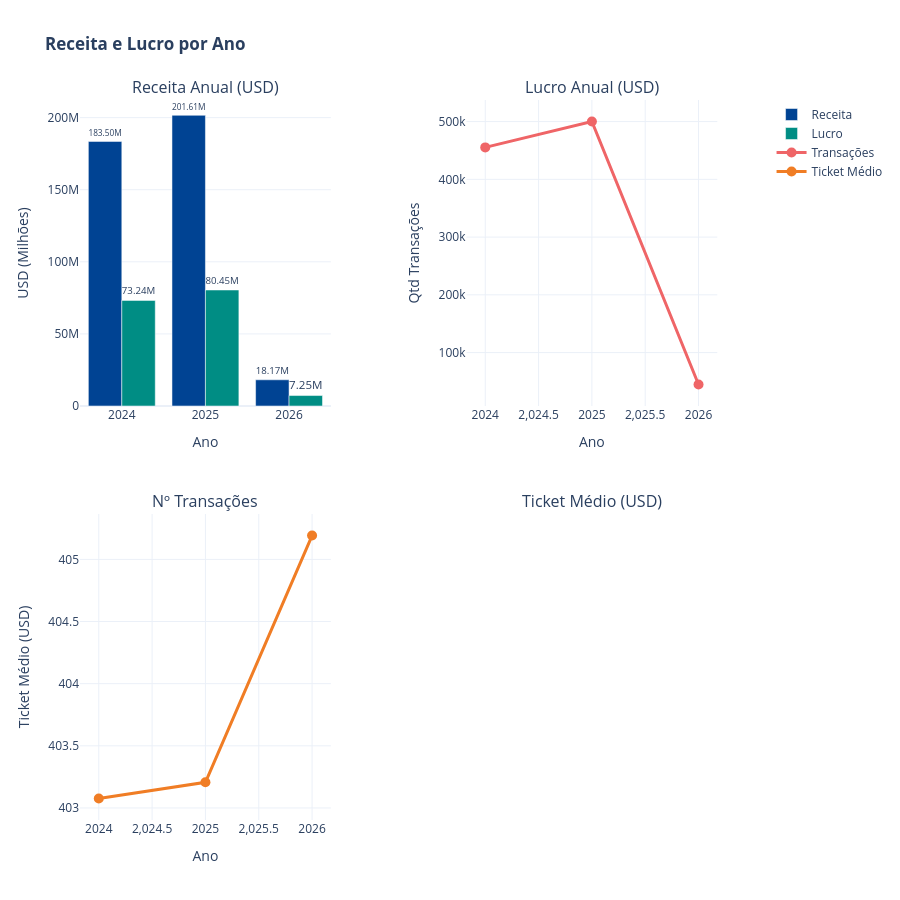

Notebook source saved alongside this figure:
### Code cell
# Receita e lucro por ano

receita_ano = df.groupby('order_year').agg(
    receita=('total_price_usd', 'sum'),
    lucro=('profit_usd', 'sum'),
    transacoes=('order_id', 'count'),
    ticket_medio=('total_price_usd', 'mean')
).reset_index()

fig = make_subplots(
    rows=2, cols=2,
    subplot_titles=('Receita Anual (USD)', 'Lucro Anual (USD)',
                    'Nº Transações', 'Ticket Médio (USD)'),
    vertical_spacing=0.15,
    specs=[[{"secondary_y": True}, {"secondary_y": False}],
           [{"secondary_y": False}, {"secondary_y": False}]
          ]
)

# Receita por ano (barras)
fig.add_trace(
    go.Bar(x=receita_ano['order_year'], y=receita_ano['receita'],
          name='Receita', marker_color='#004393', text=receita_ano['receita'] / 1e6,
          texttemplate='%{text:.2f}M', textposition='outside'),
    row=1, col=1
)
fig.add_trace(
    go.Bar(x=receita_ano['order_year'], y=receita_ano['lucro'],
          name='Lucro', marker_color='#008D84', text=receita_ano['lucro'] / 1e6,
          texttemplate='%{text:.2f}M', textposition='outside'),
    row=1, col=1
)

# Transações por ano (linha)
fig.add_trace(
    go.Scatter(x=receita_ano['order_year'], y=receita_ano['transacoes'],
              mode='lines+markers', name='Transações',
              line=dict(color='#EF6567', width=3),
              marker=dict(size=10)),
    row=1, col=2
)

# Ticket médio por ano (linha)
fig.add_trace(
    go.Scatter(x=receita_ano['order_year'], y=receita_ano['ticket_medio'],
              mode='lines+markers', name='Ticket Médio',
              line=dict(color='#F07D25', width=3),
              marker=dict(size=10)),
    row=2, col=1
)

fig.update_layout(
    title='<b>Receita e Lucro por Ano</b>',
    height=900,
    showlegend=True,
    template='plotly_white'
)
fig.update_xaxes(title_text='Ano', row=1, col=1)
fig.update_yaxes(title_text='USD (Milhões)', row=1, col=1)
fig.update_xaxes(title_text='Ano', row=1, col=2)
fig.update_yaxes(title_text='Qtd Transações', row=1, col=2)
fig.update_xaxes(title_text='Ano', row=2, col=1)
fig.update_yaxes(title_text='Ticket Médio (USD)', row=2, col=1)
fig.show()

### Figure 1 — Plotly figure (JSON) as saved in the notebook; plotly's stock layout.template omitted (floating-point values rounded to 4 significant figures)
{"data": [{"marker": {"color": "#004393"}, "name": "Receita", "text": [183.5, 201.6, 18.17], "textposition": "outside", "texttemplate": "%{text:.2f}M", "type": "bar", "x": [2024, 2025, 2026], "xaxis": "x", "y": [183500000.0, 201600000.0, 18170000.0], "yaxis": "y"}, {"marker": {"color": "#008D84"}, "name": "Lucro", "text": [73.24, 80.45, 7.255], "textposition": "outside", "texttemplate": "%{text:.2f}M", "type": "bar", "x": [2024, 2025, 2026], "xaxis": "x", "y": [73240000.0, 80450000.0, 7255000.0], "yaxis": "y"}, {"line": {"color": "#EF6567", "width": 3}, "marker": {"size": 10}, "mode": "lines+markers", "name": "Transações", "type": "scatter", "x": [2024, 2025, 2026], "xaxis": "x2", "y": [455249, 500026, 44848], "yaxis": "y3"}, {"line": {"color": "#F07D25", "width": 3}, "marker": {"size": 10}, "mode": "lines+markers", "name": "Ticket Médio", "type": "scatter", "x": [2024, 2025, 2026], "xaxis": "x3", "y": [403.1, 403.2, 405.2], "yaxis": "y4"}], "layout": {"annotations": [{"font": {"size": 16}, "showarrow": false, "text": "Receita Anual (USD)", "x": 0.185, "xanchor": "center", "xref": "paper", "y": 1, "yanchor": "bottom", "yref": "paper"}, {"font": {"size": 16}, "showarrow": false, "text": "Lucro Anual (USD)", "x": 0.755, "xanchor": "center", "xref": "paper", "y": 1, "yanchor": "bottom", "yref": "paper"}, {"font": {"size": 16}, "showarrow": false, "text": "Nº Transações", "x": 0.185, "xanchor": "center", "xref": "paper", "y": 0.425, "yanchor": "bottom", "yref": "paper"}, {"font": {"size": 16}, "showarrow": false, "text": "Ticket Médio (USD)", "x": 0.755, "xanchor": "center", "xref": "paper", "y": 0.425, "yanchor": "bottom", "yref": "paper"}], "height": 900, "showlegend": true, "title": {"text": "<b>Receita e Lucro por Ano</b>"}, "xaxis": {"anchor": "y", "domain": [0, 0.37], "title": {"text": "Ano"}}, "xaxis2": {"anchor": "y3", "domain": [0.57, 0.94], "title": {"text": "Ano"}}, "xaxis3": {"anchor": "y4", "domain": [0, 0.37], "title": {"text": "Ano"}}, "xaxis4": {"anchor": "y5", "domain": [0.57, 0.94]}, "yaxis": {"anchor": "x", "domain": [0.575, 1], "title": {"text": "USD (Milhões)"}}, "yaxis2": {"anchor": "x", "overlaying": "y", "side": "right", "title": {"text": "USD (Milhões)"}}, "yaxis3": {"anchor": "x2", "domain": [0.575, 1], "title": {"text": "Qtd Transações"}}, "yaxis4": {"anchor": "x3", "domain": [0, 0.425], "title": {"text": "Ticket Médio (USD)"}}, "yaxis5": {"anchor": "x4", "domain": [0, 0.425]}}}
